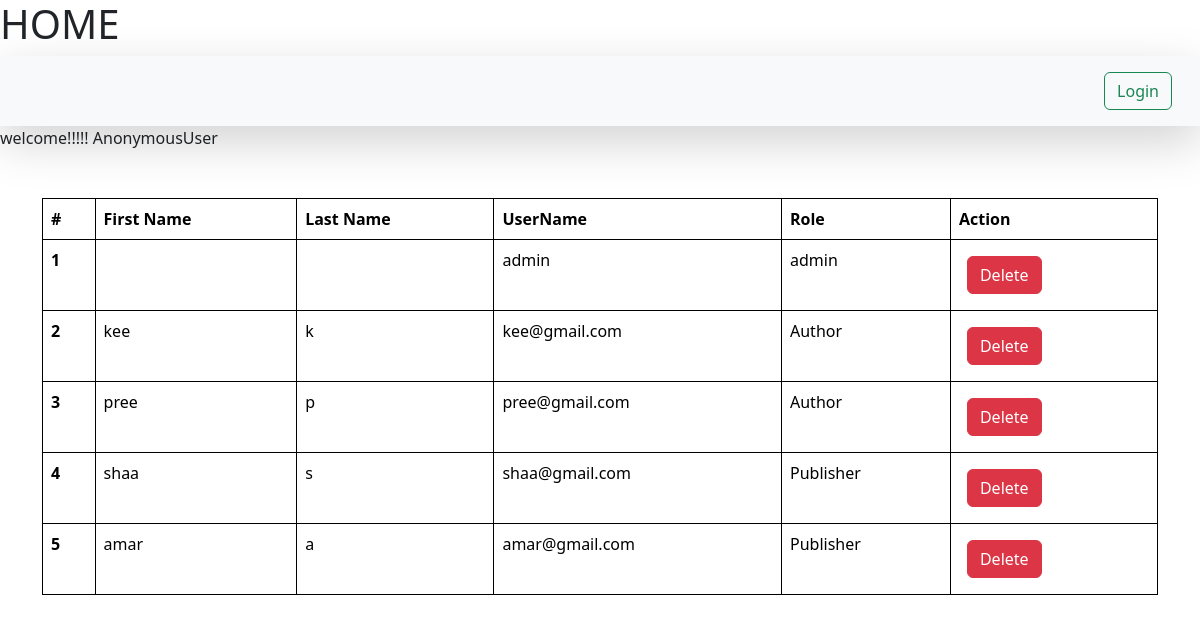
Page /view-users/ on the committed database.
### article/models.py (models this page shows)
class User(AbstractUser):
    is_author = models.BooleanField(default=False)
    is_publisher = models.BooleanField(default=False)

### article/views.py (the view)
# urls.py: path('view-users/',viewUsers,name ="viewUsers"),
def viewUsers(request):
    queryset= User.objects.all()
    print(queryset)
    context = {'users': queryset}
    return render(request, "viewUsers.html",context)

### article/templates/viewUsers.html (shortened to what this page needs)
{% extends "base.html" %}
{% block start %}
{{request.user}}
<div class="container mt-5">
<table class="table mt-5">
    <thead>
      <tr>
        <th scope="col">#</th>
        <th scope="col">First Name </th>
        <th scope="col">Last Name</th>
        <th scope="col">UserName</th>
        <th scope="col">Role </th>
        <th scope="col">Action</th>
      </tr>
    </thead>
    <tbody>
      {% for user in users %}
      <tr>
        <th scope="row">{{forloop.counter}}</th>
        <td>{{user.first_name}}</td>
        <td>{{user.last_name}}</td>
        <td>{{user.username}}</td>
        <td>
          {% if not user.first_name %}
          admin
          {%else%}
        {% with result=user.is_author|yesno:"Author,Publisher" %}
            {{ result }}
            {% endwith %}
            {% endif %}
        </td>
        <td><a href="/delete-user/{{user.id}}/" class = "btn btn-danger m-2">Delete</a></td>
      </tr>
      {% endfor %}
    </tbody>
  </table>
</div>
  {% endblock %}

### article/templates/base.html (style rules this page uses)
table , th,td { border:1px solid black }

### rows in the picture
User: username "admin", first_name "admin"
User: first_name "kee", last_name "k", username "kee@gmail.com", user "Author"
User: first_name "pree", last_name "p", username "pree@gmail.com", user "Author"
User: first_name "shaa", last_name "s", username "shaa@gmail.com", user "Publisher"
User: first_name "amar", last_name "a", username "amar@gmail.com", user "Publisher"

### other values in the picture
{{ request.user }} "AnonymousUser"
